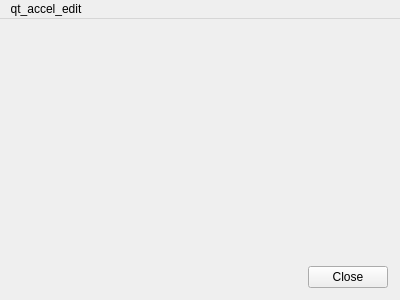
<?xml version="1.0" encoding="UTF-8"?>
<ui version="4.0">
 <class>Dialog</class>
 <widget class="QMainWindow" name="Dialog">
  <property name="geometry">
   <rect>
    <x>0</x>
    <y>0</y>
    <width>400</width>
    <height>300</height>
   </rect>
  </property>
  <property name="windowTitle">
   <string notr="true">Dialog</string>
  </property>
  <property name="windowIcon">
   <iconset resource="icons.qrc">
    <normaloff>:/icons/anki.png</normaloff>:/icons/anki.png</iconset>
  </property>
  <widget class="QWidget" name="centralwidget">
    <layout class="QVBoxLayout" name="verticalLayout">
    <property name="spacing">
      <number>3</number>
    </property>
    <property name="margin">
      <number>12</number>
    </property>
    <item>
      <widget class="QWidget" name="fieldsArea" native="true"/>
    </item>
    <item>
      <widget class="QDialogButtonBox" name="buttonBox">
      <property name="orientation">
        <enum>Qt::Horizontal</enum>
      </property>
      <property name="standardButtons">
        <set>QDialogButtonBox::Close</set>
      </property>
      </widget>
    </item>
    </layout>
  </widget>
  <widget class="QMenuBar" name="menubar">
    <property name="geometry">
      <rect>
        <x>0</x>
        <y>0</y>
        <width>750</width>
        <height>22</height>
    </rect>
   </property>
   <widget class="QMenu" name="menu_Edit">
    <property name="title">
     <string>qt_accel_edit</string>
    </property>
   </widget>
   <addaction name="menu_Edit"/>
  </widget>
 </widget>
 <resources>
  <include location="icons.qrc"/>
 </resources>
 <connections>
  <connection>
   <sender>buttonBox</sender>
   <signal>rejected()</signal>
   <receiver>Dialog</receiver>
   <slot>close()</slot>
   <hints>
    <hint type="sourcelabel">
     <x>316</x>
     <y>260</y>
    </hint>
    <hint type="destinationlabel">
     <x>286</x>
     <y>274</y>
    </hint>
   </hints>
  </connection>
 </connections>
</ui>
